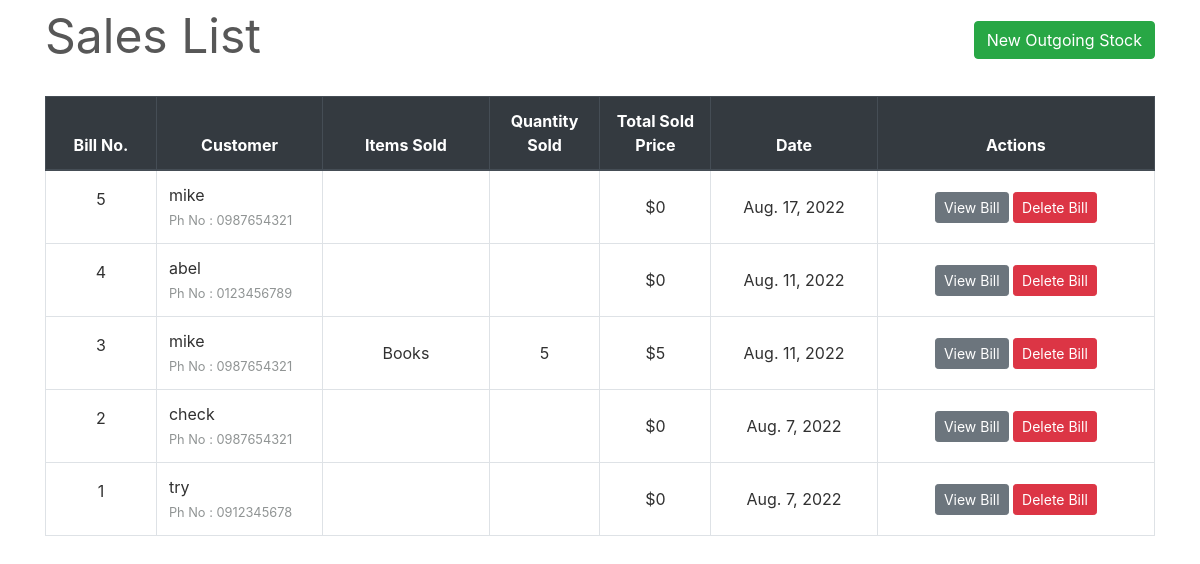
Page /transactions/sales/ on the committed database.
### inventory/models.py (models this page shows, shortened)
class Stock(models.Model):
    id = models.AutoField(primary_key=True)
    name = models.CharField(max_length=30, unique=True)
    quantity = models.IntegerField(default=1)
    is_deleted = models.BooleanField(default=False)
    category = models.ForeignKey(Category, on_delete=models.CASCADE, default='1')
    status = models.CharField(max_length=10, choices=CHOICES, default='1')

### transactions/views.py (the view)
class SaleView(ListView):
    model = SaleBill
    template_name = "sales/sales_list.html"
    context_object_name = 'bills'
    ordering = ['-time']
    paginate_by = 10

### transactions/templates/sales/sales_list.html (shortened to what this page needs)
{% extends "base.html" %}
{% load widget_tweaks %}
{% block content %}
    <div class="row" style="color: #575757; font-style: bold; font-size: 3rem;">
        <div class="col-md-8">Sales List</div>
        <div class="col-md-4">
            <div style="float:right;"> <a class="btn btn-success" href="{% url 'new-sale' %}">New Outgoing Stock</a> </div>
        </div>
    </div>
    <br>
    <table class="table table-css table-bordered table-hover">
        <thead class="thead-dark align-middle">
            <tr>
                <th width="10%">Bill No.</th>
                <th width="15%">Customer</th>
                <th width="15%">Items Sold</th>
                <th width="10%">Quantity Sold</th>
                <th width="10%">Total Sold Price</th>
                <th width="15%">Date</th>
                <th width="25%">Actions</th>
            </tr>
        </thead>
{% if bills %}
        <tbody>
            {% for sale in bills %}
            <tr>
                <td class="align-middle"> <p>{{ sale.billno }}</p> </td>
                <td class=""> {{ sale.name }} <br> <small style="color: #909494">Ph No : {{ sale.phone }}</small> </td>
                <td class="align-middle">{% for item in sale.get_items_list %} {{ item.stock.name }} <br> {% endfor %}</td>
                <td class="align-middle">{% for item in sale.get_items_list %} {{ item.quantity }} <br> {% endfor %}</td>
                <td class="align-middle">${{ sale.get_total_price }}</td>
                <td class="align-middle">{{ sale.time.date }}</td>
                <td class="align-middle"> <a href="{% url 'sale-bill' sale.billno %}" class="btn btn-secondary btn-sm">View Bill</a> <a href="{% url 'delete-sale' sale.pk %}" class="btn btn-danger btn-sm">Delete Bill</a> </td>
            </tr>
            {% endfor %}
        </tbody>
    </table>
{% else %}
        <tbody></tbody>
    </table>
    <br><br><br><br><br><br><br><br>
    <div style="color: #575757; font-style: bold; font-size: 1.5rem; text-align: center;">The records are empty. Please try adding some.</div>
{% endif %}
{% endblock content %}

### homepage/static/css/main.css (style rules this page uses)
body, html { height: 100%; }
p { color: rgb(49, 49, 49); }
a { color: #55b159; }
.table-css { color: #313131; }
.align-middle { text-align: center; }

### rows in the picture
SaleBill: billno "5", name "mike", phone "0987654321", get_total_price "0", time "Aug. 17, 2022"
SaleBill: billno "4", name "abel", phone "0123456789", get_total_price "0", time "Aug. 11, 2022"
SaleBill: billno "3", name "mike", phone "0987654321", get_total_price "5", time "Aug. 11, 2022"
SaleItem: stock.name "Books", quantity "5"
SaleBill: billno "2", name "check", phone "0987654321", get_total_price "0", time "Aug. 7, 2022"
SaleBill: billno "1", name "try", phone "0912345678", get_total_price "0", time "Aug. 7, 2022"
